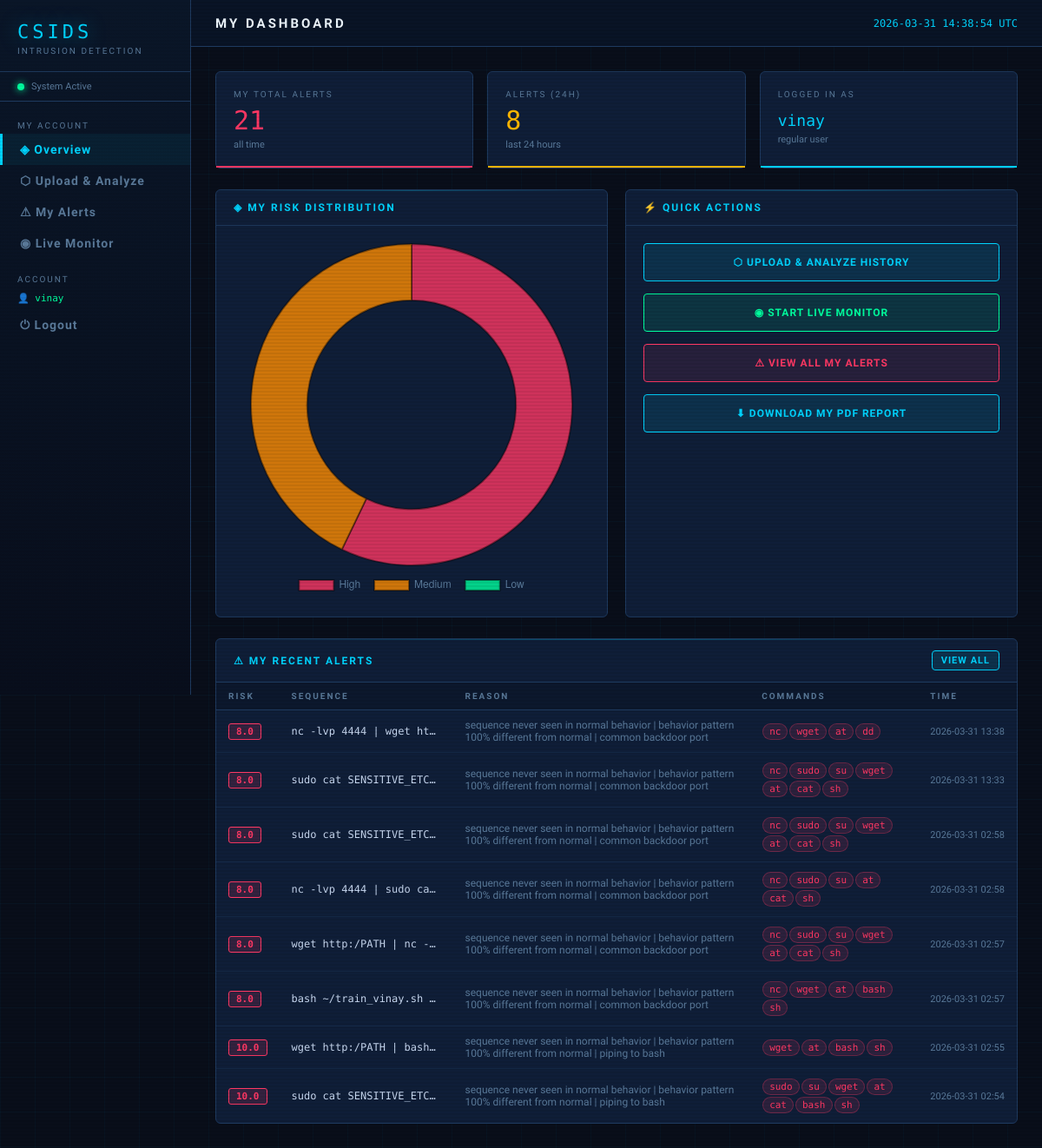
The page /user/dashboard (signed in) on the database its author committed.
### tables this page shows
CREATE TABLE alerts (
        id         INTEGER PRIMARY KEY AUTOINCREMENT,
        user       TEXT NOT NULL,
        sequence   TEXT NOT NULL,
        reason     TEXT,
        risk_score REAL,
        risky_cmds TEXT,
        timestamp  TIMESTAMP DEFAULT CURRENT_TIMESTAMP
    );

### app.py (the view)
@app.route("/user/dashboard")
@login_required
def user_dashboard():
    if current_user.is_admin:
        return redirect(url_for("dashboard"))
    username = current_user.username
    conn     = get_db()
    cur      = conn.cursor()
    cur.execute(
        "SELECT COUNT(*) FROM alerts WHERE user=?", (username,)
    )
    total_alerts = cur.fetchone()[0]
    cur.execute(
        "SELECT COUNT(*) FROM alerts "
        "WHERE user=? AND timestamp > datetime('now','-1 day')",
        (username,)
    )
    alerts_24h = cur.fetchone()[0]
    cur.execute(
        "SELECT * FROM alerts WHERE user=? "
        "ORDER BY timestamp DESC LIMIT 8",
        (username,)
    )
    recent = cur.fetchall()
    cur.execute("""
        SELECT
            CASE WHEN risk_score>=6 THEN 'High'
                 WHEN risk_score>=3 THEN 'Medium'
                 ELSE 'Low' END as level,
            COUNT(*) as cnt
        FROM alerts WHERE user=? GROUP BY level
    """, (username,))
    risk_dist = {r["level"]: r["cnt"] for r in cur.fetchall()}
    conn.close()
    return render_template("user_dashboard.html",
        total_alerts=total_alerts, alerts_24h=alerts_24h,
        recent_alerts=recent, risk_dist=risk_dist)

### app.py (called while the page is built)
@login_manager.user_loader
def load_user(user_id):
    conn = get_db()
    cur  = conn.cursor()
    cur.execute("SELECT * FROM auth_users WHERE id = ?", (user_id,))
    row = cur.fetchone()
    conn.close()
    if row:
        return User(row["id"], row["username"], row["role"], row["email"])
    return None

### database.py (called while the page is built)
def get_db():
    conn = sqlite3.connect(DB_PATH)
    conn.row_factory = sqlite3.Row
    return conn

### models.py (called while the page is built)
    @property
    def is_admin(self):
        return self.role == 'admin'

### templates/user_dashboard.html (shortened to what this page needs)
{% extends "base.html" %}
{% block page_title %}My Dashboard{% endblock %}
{% block content %}
<div class="stat-grid mb-6" style="grid-template-columns:repeat(3,1fr);">
    <div class="stat-card red">
        <div class="stat-label">My Total Alerts</div>
        <div class="stat-value">{{ total_alerts }}</div>
        <div class="stat-sub">all time</div>
    </div>
    <div class="stat-card warn">
        <div class="stat-label">Alerts (24h)</div>
        <div class="stat-value">{{ alerts_24h }}</div>
        <div class="stat-sub">last 24 hours</div>
    </div>
    <div class="stat-card blue">
        <div class="stat-label">Logged in as</div>
        <div class="stat-value" style="font-size:18px;padding-top:6px;">{{ current_user.username }}</div>
        <div class="stat-sub">regular user</div>
    </div>
</div>
<div class="grid-2 mb-6">
    <div class="panel">
        <div class="panel-header"><div class="panel-title">◈ My Risk Distribution</div></div>
        <div class="panel-body" style="display:flex;align-items:center;justify-content:center;">
            <canvas id="riskChart" height="180"></canvas>
        </div>
    </div>
    <div class="panel">
        <div class="panel-header"><div class="panel-title">⚡ Quick Actions</div></div>
        <div class="panel-body" style="display:flex;flex-direction:column;gap:14px;">
            <a href="{{ url_for('user_upload') }}" class="btn btn-primary" style="justify-content:center;padding:14px;">⬡ Upload & Analyze History</a>
            <a href="{{ url_for('user_live') }}"   class="btn btn-success" style="justify-content:center;padding:14px;">◉ Start Live Monitor</a>
            <a href="{{ url_for('user_alerts') }}" class="btn btn-danger"  style="justify-content:center;padding:14px;">⚠ View All My Alerts</a>
            <a href="{{ url_for('user_download_report') }}" class="btn btn-primary" style="justify-content:center;padding:14px;">⬇ Download My PDF Report</a>
        </div>
    </div>
</div>
<div class="panel">
    <div class="panel-header">
        <div class="panel-title">⚠ My Recent Alerts</div>
        <a href="{{ url_for('user_alerts') }}" class="btn btn-primary btn-sm">View All</a>
    </div>
    <div class="panel-body" style="padding:0;">
        {% if recent_alerts %}
        <table class="data-table">
            <thead><tr><th>Risk</th><th>Sequence</th><th>Reason</th><th>Commands</th><th>Time</th></tr></thead>
            <tbody>
            {% for a in recent_alerts %}
            <tr>
                <td>{% set rs=a['risk_score'] %}
                    {% if rs>=6 %}<span class="badge badge-high">{{ rs }}</span>
                    {% elif rs>=3 %}<span class="badge badge-medium">{{ rs }}</span>
                    {% else %}<span class="badge badge-low">{{ rs }}</span>{% endif %}
                </td>
                <td class="mono" style="max-width:200px;overflow:hidden;text-overflow:ellipsis;white-space:nowrap;" title="{{ a['sequence'] }}">{{ a['sequence'] }}</td>
                <td style="font-size:12px;color:var(--dim);">{{ a['reason'] }}</td>
                <td>{% if a['risky_cmds'] %}{% for cmd in a['risky_cmds'].split(',') %}<span class="tag">{{ cmd }}</span>{% endfor %}{% endif %}</td>
                <td style="font-size:11px;color:var(--dim);white-space:nowrap;">{{ a['timestamp'][:16] }}</td>
            </tr>
            {% endfor %}
            </tbody>
        </table>
        {% else %}
        <div style="padding:50px;text-align:center;color:var(--dim);">
            <div style="font-size:40px;margin-bottom:10px;">✅</div>
            No alerts yet. <a href="{{ url_for('user_upload') }}" style="color:var(--accent);">Upload your history</a> to get started.
        </div>
        {% endif %}
    </div>
</div>
{% endblock %}
{% block scripts %}
<script>
const riskDist = {{ risk_dist | tojson }};
Chart.defaults.color = '#5a7a9a';
const levels = ['High','Medium','Low'];
const counts = levels.map(l => riskDist[l] || 0);
const colors = ['rgba(255,56,100,0.8)','rgba(255,140,0,0.8)','rgba(0,255,159,0.8)'];
new Chart(document.getElementById('riskChart'), {
    type:'doughnut',
    data:{ labels:levels, datasets:[{ data:counts.some(c=>c>0)?counts:[1], backgroundColor:counts.some(c=>c>0)?colors:['rgba(30,58,95,0.4)'], borderColor:'rgba(0,0,0,0.4)', borderWidth:2 }] },
    options:{ plugins:{ legend:{ display:true, position:'bottom', labels:{ color:'#5a7a9a', padding:16 } } }, cutout:'65%' }
});
</script>
{% endblock %}

### templates/base.html (shortened to what this page needs)
<!DOCTYPE html>
<html lang="en">
<head>
</head>
<body>
<aside class="sidebar">
    <div class="logo">
        <div class="logo-text">CSIDS</div>
        <div class="logo-sub">Intrusion Detection</div>
    </div>
    <div class="sys-status">
        <div class="dot"></div> System Active
    </div>
        <nav class="nav">
            {% if current_user.is_authenticated and current_user.is_admin %}
            <div class="nav-label">Admin</div>
            <a href="{{ url_for('dashboard') }}"    class="nav-item {% if request.endpoint=='dashboard' %}active{% endif %}">◈ Dashboard</a>
            <a href="{{ url_for('analyze') }}"      class="nav-item {% if request.endpoint=='analyze' %}active{% endif %}">⬡ Analyze</a>
            <a href="{{ url_for('alerts_page') }}"  class="nav-item {% if request.endpoint=='alerts_page' %}active{% endif %}">⚠ Alerts</a>
            <a href="{{ url_for('live_monitor') }}" class="nav-item {% if request.endpoint=='live_monitor' %}active{% endif %}">◉ Live Monitor</a>
            <div class="nav-label" style="margin-top:10px;">Config</div>
            <a href="{{ url_for('settings') }}"     class="nav-item {% if request.endpoint=='settings' %}active{% endif %}">⚙ Settings</a>
            {% elif current_user.is_authenticated %}
            <div class="nav-label">My Account</div>
            <a href="{{ url_for('user_dashboard') }}" class="nav-item {% if request.endpoint=='user_dashboard' %}active{% endif %}">◈ Overview</a>
            <a href="{{ url_for('user_upload') }}"    class="nav-item {% if request.endpoint=='user_upload' %}active{% endif %}">⬡ Upload & Analyze</a>
            <a href="{{ url_for('user_alerts') }}"    class="nav-item {% if request.endpoint=='user_alerts' %}active{% endif %}">⚠ My Alerts</a>
            <a href="{{ url_for('user_live') }}"      class="nav-item {% if request.endpoint=='user_live' %}active{% endif %}">◉ Live Monitor</a>
            {% endif %}
            <div class="nav-label" style="margin-top:10px;">Account</div>
            {% if current_user.is_authenticated %}
            <div style="padding:6px 20px;font-size:11px;color:var(--green);font-family:var(--mono);">
                {{ '👑' if current_user.is_admin else '👤' }} {{ current_user.username }}
            </div>
            <a href="{{ url_for('auth.logout') }}" class="nav-item" style="color:var(--dim);">⏻ Logout</a>
            {% endif %}
        </nav>
</aside>
<div class="main">
    <div class="topbar">
        <div class="page-title">{% block page_title %}Dashboard{% endblock %}</div>
        <div class="topbar-right">
            <span id="clock"></span>
        </div>
    </div>
    <div class="content fade-in">
        {% block content %}{% endblock %}
    </div>
</div>
{% block scripts %}{% endblock %}
</body>
</html>

### rows shown on the page
alerts: risk_score "8.0", sequence "nc -lvp 4444 | wget ht…", reason "sequence never seen in normal behavior | behavior pattern 100% different from normal | common backdoor port", cmd "nc" "wget" "at" "dd", timestamp "2026-03-31 13:38"
alerts: risk_score "8.0", sequence "sudo cat SENSITIVE_ETC…", reason "sequence never seen in normal behavior | behavior pattern 100% different from normal | common backdoor port", cmd "nc" "sudo" "su" "wget" "at" "cat" "sh", timestamp "2026-03-31 13:33"
alerts: risk_score "8.0", sequence "sudo cat SENSITIVE_ETC…", reason "sequence never seen in normal behavior | behavior pattern 100% different from normal | common backdoor port", cmd "nc" "sudo" "su" "wget" "at" "cat" "sh", timestamp "2026-03-31 02:58"
alerts: risk_score "8.0", sequence "nc -lvp 4444 | sudo ca…", reason "sequence never seen in normal behavior | behavior pattern 100% different from normal | common backdoor port", cmd "nc" "sudo" "su" "at" "cat" "sh", timestamp "2026-03-31 02:58"
alerts: risk_score "8.0", sequence "wget http:/PATH | nc -…", reason "sequence never seen in normal behavior | behavior pattern 100% different from normal | common backdoor port", cmd "nc" "sudo" "su" "wget" "at" "cat" "sh", timestamp "2026-03-31 02:57"
alerts: risk_score "8.0", sequence "bash ~/train_vinay.sh…", reason "sequence never seen in normal behavior | behavior pattern 100% different from normal | common backdoor port", cmd "nc" "wget" "at" "bash" "sh", timestamp "2026-03-31 02:57"
alerts: risk_score "10.0", sequence "wget http:/PATH | bash…", reason "sequence never seen in normal behavior | behavior pattern 100% different from normal | piping to bash", cmd "wget" "at" "bash" "sh", timestamp "2026-03-31 02:55"
alerts: risk_score "10.0", sequence "sudo cat SENSITIVE_ETC…", reason "sequence never seen in normal behavior | behavior pattern 100% different from normal | piping to bash", cmd "sudo" "su" "wget" "at" "cat" "bash" "sh", timestamp "2026-03-31 02:54"

### other values the page prints
{{ '👑' if current_user.is_admin else '👤' }} "👤"
{{ current_user.username }} "vinay"
{{ total_alerts }} "21"
{{ alerts_24h }} "8"
chart data {{ risk_dist | tojson }} {"High": 12, "Medium": 9}
